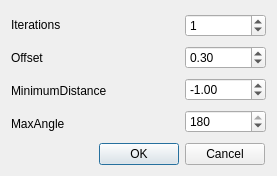
<?xml version="1.0" encoding="UTF-8"?>
<ui version="4.0">
 <author>Borys Jurgiel</author>
 <class>ConfigureSmoothGeometryDialogBase</class>
 <widget class="QDialog" name="ConfigureSmoothGeometryDialogBase">
  <property name="geometry">
   <rect>
    <x>0</x>
    <y>0</y>
    <width>277</width>
    <height>176</height>
   </rect>
  </property>
  <property name="sizePolicy">
   <sizepolicy hsizetype="Preferred" vsizetype="Preferred">
    <horstretch>0</horstretch>
    <verstretch>0</verstretch>
   </sizepolicy>
  </property>
  <property name="maximumSize">
   <size>
    <width>500</width>
    <height>300</height>
   </size>
  </property>
  <property name="contextMenuPolicy">
   <enum>Qt::DefaultContextMenu</enum>
  </property>
  <property name="windowTitle">
   <string>Configure Smooth Geometry</string>
  </property>
  <property name="toolTip">
   <string>By default the suggested settings are: 
Iterations=1
Offset=0.3
MinimumDistance=-1
MaxAngle=180</string>
  </property>
  <property name="whatsThis">
   <string/>
  </property>
  <layout class="QGridLayout" name="gridLayout">
   <item row="0" column="0">
    <widget class="QLabel" name="label_3">
     <property name="text">
      <string>Iterations</string>
     </property>
    </widget>
   </item>
   <item row="0" column="2" rowspan="4">
    <layout class="QVBoxLayout" name="verticalLayout">
     <item>
      <widget class="QSpinBox" name="boxIterations">
       <property name="toolTip">
        <string>Number of smoothing iterations to run.
More iterations results in a smoother geometry.</string>
       </property>
       <property name="value">
        <number>1</number>
       </property>
      </widget>
     </item>
     <item>
      <widget class="QDoubleSpinBox" name="boxOffset">
       <property name="toolTip">
        <string>Fraction of line to create new vertices along, between 0 and 1.0.
E.g., the default value of 0.25 will create new vertices 25% and 75% along each line segment of the geometry for each iteration.
Smaller values result in “tighter” smoothing.</string>
       </property>
       <property name="minimum">
        <double>0.000000000000000</double>
       </property>
       <property name="maximum">
        <double>1.000000000000000</double>
       </property>
       <property name="singleStep">
        <double>0.100000000000000</double>
       </property>
       <property name="value">
        <double>0.300000000000000</double>
       </property>
      </widget>
     </item>
     <item>
      <widget class="QDoubleSpinBox" name="boxMinDistance">
       <property name="toolTip">
        <string>Minimum segment length to apply smoothing to.</string>
       </property>
       <property name="minimum">
        <double>-999.000000000000000</double>
       </property>
       <property name="maximum">
        <double>999.000000000000000</double>
       </property>
       <property name="singleStep">
        <double>0.100000000000000</double>
       </property>
       <property name="value">
        <double>-1.000000000000000</double>
       </property>
      </widget>
     </item>
     <item>
      <widget class="QSpinBox" name="boxMaxAngle">
       <property name="toolTip">
        <string>Maximum angle at node (0-180) at which smoothing will be applied.</string>
       </property>
       <property name="maximum">
        <number>180</number>
       </property>
       <property name="value">
        <number>180</number>
       </property>
      </widget>
     </item>
    </layout>
   </item>
   <item row="1" column="0">
    <widget class="QLabel" name="label_4">
     <property name="text">
      <string>Offset</string>
     </property>
    </widget>
   </item>
   <item row="2" column="0" colspan="2">
    <widget class="QLabel" name="label_5">
     <property name="text">
      <string>MinimumDistance</string>
     </property>
    </widget>
   </item>
   <item row="3" column="0">
    <widget class="QLabel" name="label_6">
     <property name="text">
      <string>MaxAngle</string>
     </property>
    </widget>
   </item>
   <item row="4" column="1" colspan="2">
    <widget class="QDialogButtonBox" name="buttonBox">
     <property name="focusPolicy">
      <enum>Qt::NoFocus</enum>
     </property>
     <property name="standardButtons">
      <set>QDialogButtonBox::Cancel|QDialogButtonBox::Ok</set>
     </property>
     <property name="centerButtons">
      <bool>true</bool>
     </property>
    </widget>
   </item>
  </layout>
 </widget>
 <resources/>
 <connections>
  <connection>
   <sender>buttonBox</sender>
   <signal>accepted()</signal>
   <receiver>ConfigureSmoothGeometryDialogBase</receiver>
   <slot>accept()</slot>
   <hints>
    <hint type="sourcelabel">
     <x>117</x>
     <y>192</y>
    </hint>
    <hint type="destinationlabel">
     <x>42</x>
     <y>91</y>
    </hint>
   </hints>
  </connection>
  <connection>
   <sender>buttonBox</sender>
   <signal>rejected()</signal>
   <receiver>ConfigureSmoothGeometryDialogBase</receiver>
   <slot>reject()</slot>
   <hints>
    <hint type="sourcelabel">
     <x>253</x>
     <y>192</y>
    </hint>
    <hint type="destinationlabel">
     <x>208</x>
     <y>20</y>
    </hint>
   </hints>
  </connection>
 </connections>
</ui>
